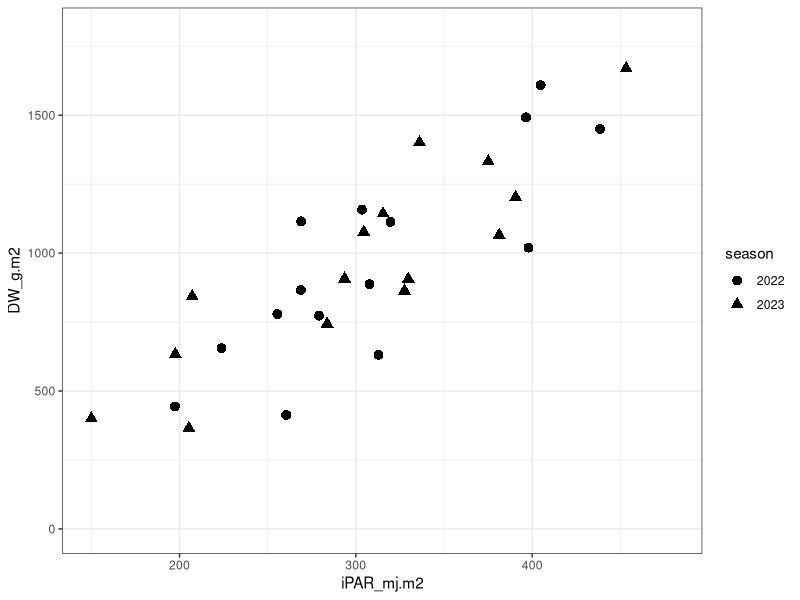

Source code (R): (Note: this script raises an error after producing the figure.)
## ---- chunk 1
library("tidyverse")
## ---- chunk 2
df1 <- read.csv("../Data/RUE.csv") %>% 
  mutate(across(season,as.character))

## ---- chunk 3
summary(df1)
glimpse(df1)
## ---- chunk 4
df1 %>% 
  ggplot(aes(iPAR_mj.m2,DW_g.m2)) +
  geom_point(aes(shape=season),
             size=3) +
  scale_x_continuous(limits = c(150,480))+
  scale_y_continuous(limits = c(0,1800)) +
  theme_bw()
## ---- chunk 5
n = nrow(df1)

# LSE for \beta_1
b1_hat = sum((df1$iPAR_mj.m2-mean(df1$iPAR_mj.m2))*(df1$DW_g.m2-mean(df1$DW_g.m2)))/
  sum((df1$iPAR_mj.m2-mean(df1$iPAR_mj.m2))^2)

# LSE for \beta_0
b0_hat = mean(df1$DW_g.m2-b1_hat*mean(df1$iPAR_mj.m2))

# LSE for \sigma^2
sig2_hat = (sum((df1$DW_g.m2-(b0_hat+b1_hat*df1$iPAR_mj.m2))^2))/(n-2)
se_hat = sqrt(sig2_hat)

# LSE for simple linear regression model
b1_hat
b0_hat
sig2_hat

## ---- chunk 6
# se(\beta_1)
var_b1hat = sig2_hat/sum((df1$iPAR_mj.m2-mean(df1$iPAR_mj.m2))^2)
se_b1hat = sqrt(var_b1hat)

# se(\beta_1)
var_b0hat = sig2_hat*((1/n)+((mean(df1$iPAR_mj.m2)^2)/sum((df1$iPAR_mj.m2-mean(df1$iPAR_mj.m2))^2)))
se_b0hat = sqrt(var_b0hat)

se_b1hat
se_b0hat
## ---- chunk 7
# Build the t-statistic for H_0
t_star_b1 = b1_hat/se_b1hat
# Compute p-value = 2*P(t>t_star)
p_val_b1 <- 2*(1-pt(abs(t_star_b1),(n-2)))
p_val_b1
## ---- chunk 8
# Build the t-statistic for H_0
t_star_b0 = b0_hat/se_b0hat
# Compute p-value = 2*P(t>t_star)
p_val_b0 <- 2*(1-pt(abs(t_star_b0),(n-2)))
p_val_b0
## ---- chunk 9
t_star_b1
# Obtain p-value for \alpha=0.05
qt(1-(0.05/2),(n-2))

## ---- chunk 10
t_star_b0
# Obtain p-value for \alpha=0.05
qt(1-(0.05/2),(n-2))

## ---- chunk 11
SSR = sum(((b0_hat+b1_hat*df1$iPAR_mj.m2)-mean(df1$DW_g.m2))^2)
SSE = sum((df1$DW_g.m2-(b0_hat+b1_hat*df1$iPAR_mj.m2))^2)
## ---- chunk 12
MSR = SSR/1
MSE = SSE/(n-2)
## ---- chunk 13
F_star = MSR/MSE

F_star
## ---- chunk 14
p_val_Fstar = 1-pf(F_star,1,(n-2))

p_val_Fstar
## ---- chunk 15
SSR/(SSR+SSE)
## ---- chunk 16
tibble(Parameter = c("b0_hat","b1_hat","se_hat"),
       "E[.]" = c(b0_hat,b1_hat,se_hat),
       "se(.)" = c(se_b0hat,se_b1hat,NA),
       t_star = c(t_star_b0,t_star_b1,NA),
       p_value = c(p_val_b0,p_val_b1,NA)) %>% 
  mutate(across(c("E[.]","se(.)","t_star"),round,digits=3))

## ---- chunk 17
tibble(Source = c("Regression","Error","Total"),
       SS = c(SSR,SSE,(SSR+SSR)),
       df = c("1","n-2=28","n-1=29"),
       MS = c(MSR,MSE,NA),
       F_star = c(round(F_star,2),NA,NA),
       p_val_Fstar = c(p_val_Fstar,NA,NA)) #%>% 
  mutate(across(c("E[.]","se(.)","t_star"),round,digits=3))
## ---- chunk 18
lin_model <- lm(DW_g.m2~iPAR_mj.m2, data=df1)

summary(lin_model)

## ---- chunk 19
res <- residuals(lin_model)
## ---- chunk 20
# Shapiro-Wilk Normality Test
shapiro.test(res) # H0: residuals are normally distributed; do not reject H0 if p-value > 0.05
# qqplot
qqnorm(res);qqline(res)
## ---- chunk 21
# Levene test
plot(fitted(lin_model), res);abline(0,0)

plot(fitted(lin_model),rstandard(lin_model));abline(0,0)

## ---- chunk 22
df_fit <- tibble(x=seq(min(df1$iPAR_mj.m2),
             max(df1$iPAR_mj.m2),0.1),
       y = lin_model$coefficients[1]+lin_model$coefficients[2]*x)


df1 %>% 
  ggplot() +
  geom_point(aes(iPAR_mj.m2,DW_g.m2,
                 shape=season),
             size=3,
             fill = "grey95") +
  scale_shape_manual(values=c("2022"=21,
                              "2023"=25)) +
  geom_line(data = df_fit,
            aes(x,y),
            linewidth=1, 
            color = "purple") +
  scale_x_continuous(limits = c(150,480))+
  scale_y_continuous(limits = c(0,1800)) +
  theme_bw()
  

## ---- chunk 23
df2 <- read.csv("../Data/Nfer_Corn.csv") %>% 
  mutate(across(block,as.character))
## ---- chunk 24
summary(df2)
glimpse(df2)
## ---- chunk 25
df2 %>% 
  ggplot(aes(Nrate_kg.ha,GY_kg.ha)) +
  geom_point(aes(color=block),
             size=3) +
  scale_x_continuous(limits = c(0,380))+
  scale_y_continuous(limits = c(0,14000)) +
  theme_bw()
## ---- chunk 26
lin_mod <- lm(GY_kg.ha~Nrate_kg.ha, data = df2)
quad_mod <- lm(GY_kg.ha~Nrate_kg.ha+I(Nrate_kg.ha^2), data = df2)

summary(quad_mod)

# anova(lin_mod,quad_mod)

## ---- chunk 27
contrasts()
## ---- chunk 28
res <- residuals(quad_mod)
## ---- chunk 29
# Shapiro-Wilk Normality Test
shapiro.test(res) # H0: residuals are normally distributed; do not reject H0 if p-value > 0.05
# qqplot
qqnorm(res);qqline(res)
## ---- chunk 30
# Levene test
plot(fitted(quad_mod), res);abline(0,0)

plot(fitted(quad_mod),rstandard(quad_mod));abline(0,0)

## ---- chunk 31
df_fit <- tibble(x=seq(min(df2$Nrate_kg.ha),
             max(df2$Nrate_kg.ha),1),
       y = quad_mod$coefficients[1]+quad_mod$coefficients[2]*x+quad_mod$coefficients[3]*(x^2))



df2 %>% 
  ggplot(aes(Nrate_kg.ha,GY_kg.ha)) +
  geom_point(aes(fill=block),
             size=3,
             shape = 21,
             alpha = 0.8) +
  geom_line(data = df_fit,
            aes(x,y),
            linewidth=1, 
            color = "purple") +
  scale_x_continuous(limits = c(0,380))+
  scale_y_continuous(limits = c(0,14000)) +
  theme_bw()
## ---- chunk 32
lme4::lmer()
